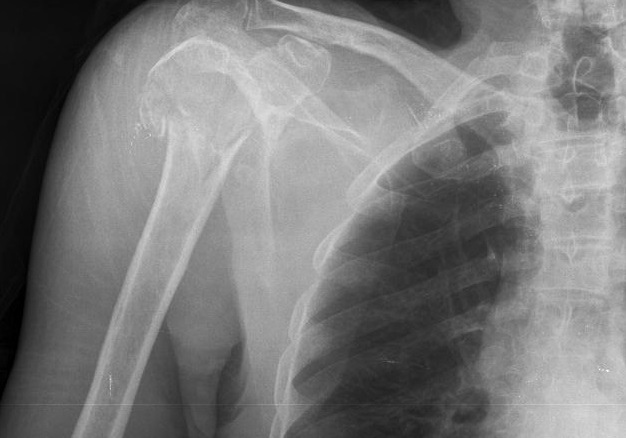
#> input picture W_Nico/images/FractureSubtile.JPEG, 626 x 438 px, found by its file name
$ python DetectHumer.py   (older library calls are emulated)
#> lines starting #> are read from the running program, lines starting #| are printed output that depends on the picture; after the words box and inside, x2 and y2 are one past the last pixel; in counts of white or black regions, pixels touching at a corner belong together
# -*- coding:utf-8 -*-
import os
import skimage
from skimage import feature
from scipy import misc
import matplotlib.pyplot as plt
import numpy as np
import matplotlib.image as mpimg
J = misc.imread("FractureSubtile.JPEG")
#> J is the input picture: shape (438, 626, 3); min 0, max 253, mean 122.3
print (J[10, 20])
#| [16 16 16]
print(J.shape)
#| (438, 626, 3)
plt.imshow(J)
plt.show()
print("appuyer")
input()
T_rad=(np.array(J)[:,:,0])
plt.imshow(T_rad)
plt.show()
nx,ny=T_rad.shape
#> nx = 438; ny = 626
print("nx et ny")
print(nx,ny)
#| 438 626
dec=8
print("dec=",dec)
print("appuyer")
input()
T_qbd=T_rad[nx//2:,:ny//2]
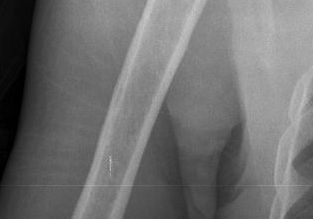
#> T_qbd: shape (219, 313); min 0, max 208, mean 110.9

plt.imshow(T_qbd)
plt.show()
print("appuyer")
input()
edges = feature.canny(T_qbd, sigma=2)
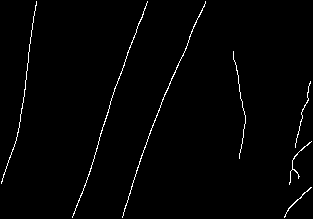
#> edges: shape (219, 313) bool; 1.5% white in thin lines or dots
fig, ax = plt.subplots()
ax.imshow(edges, cmap=plt.cm.gray, interpolation='nearest')
ax.set_title('Canny Edge Detection')

plt.savefig("qbdCannyFractureSubtile.jpg")
plt.imshow(edges)
plt.show()
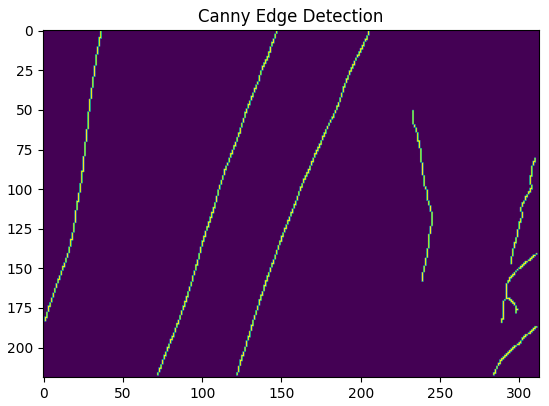
#> figure drawn by matplotlib, 1 panel
print("appuyer")
input()
print(edges.sum())
#| 1006
print("appuyer")
input()

fichier_depart = "FractureSubtile.JPEG"
fichier_enregistre = "{qbdCannyFractureSubtile.jpg"

$ run again, with W_Nico/images/x.JPEG copied over W_Nico/images/FractureSubtile.JPEG
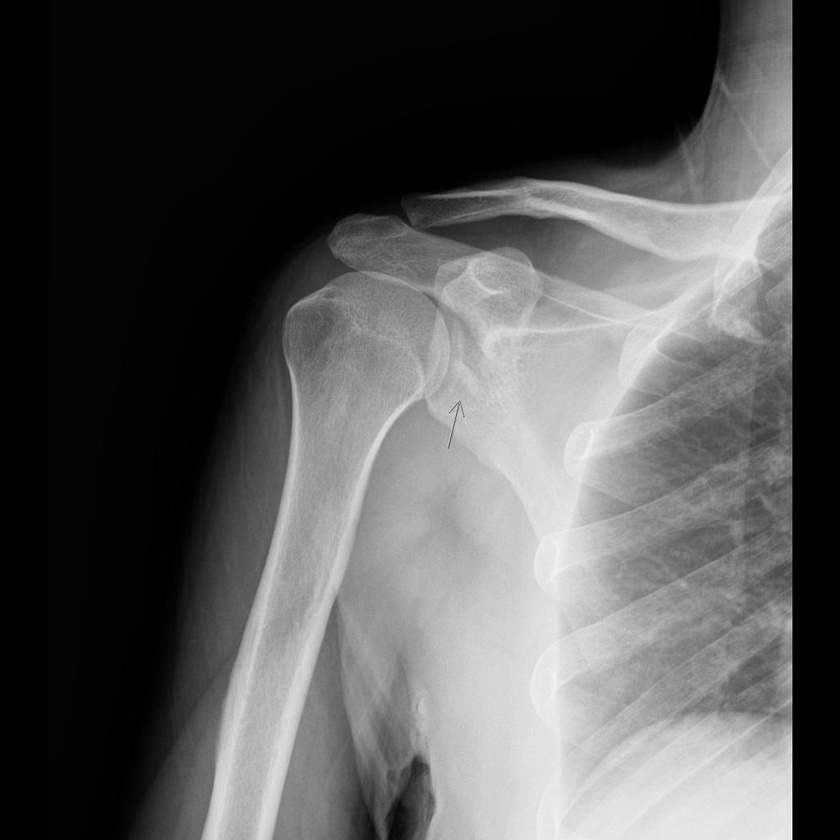
#> input picture W_Nico/images/x.JPEG, 840 x 840 px, shrunk from 1024 x 1024 before the run, found by its file name
#> J is the input picture: shape (840, 840, 3); min 0, max 255, mean 85.7
#| [0 0 0]
#| (840, 840, 3)
#| 840 840
#> `edges = feature.canny(T_qbd, sigma=2)`:
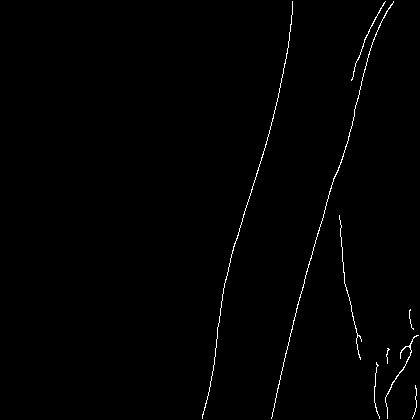
#> edges: shape (420, 420) bool; 0.81% white in thin lines or dots, all inside (x1, y1, x2, y2) = (202, 1, 419, 419)
#> `plt.show()`:
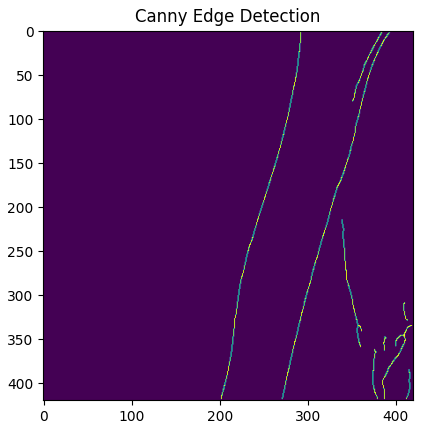
#> figure drawn by matplotlib, 1 panel
#| 1431
